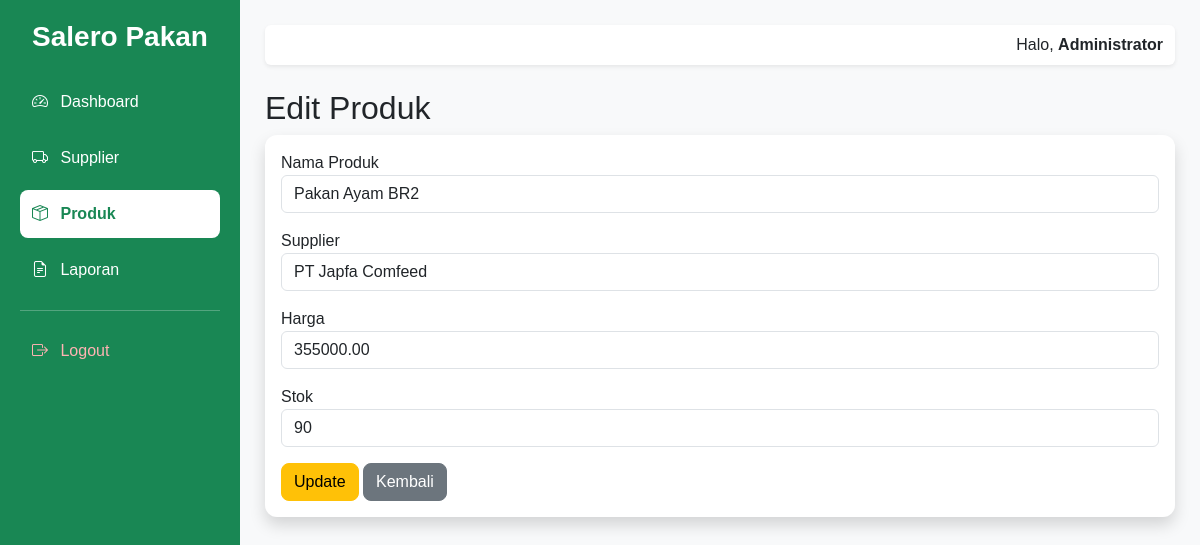
Screenshot of /admin/produk/edit.php?id=2 (signed in) with the database file from the repository.
### tables this page shows
CREATE TABLE `produk` (
  `id_produk` int NOT NULL,
  `nama_produk` varchar(100) NOT NULL,
  `id_supplier` int NOT NULL,
  `harga` decimal(12,2) NOT NULL,
  `stok` int NOT NULL
);

CREATE TABLE `supplier` (
  `id_supplier` int NOT NULL,
  `nama_supplier` varchar(100) NOT NULL,
  `alamat` text NOT NULL,
  `telepon` varchar(20) NOT NULL
);

### admin/produk/edit.php (the view, shortened to what this page needs)
<?php
include "../layout/header.php";
include "../layout/sidebar.php";
$id = $_GET['id'];
$data = mysqli_query($conn, "SELECT * FROM produk WHERE id_produk='$id'");
$row = mysqli_fetch_assoc($data);
$supplier = mysqli_query($conn, "SELECT * FROM supplier");
?>
<h2>Edit Produk</h2>
<div class="card shadow">
    <div class="card-body">
        <form action="update.php" method="POST">
            <div class="mb-3">
                <label>Nama Produk</label>
                <input type="text"
                    name="nama_produk"
                    class="form-control"
                    value="<?= $row['nama_produk']; ?>"
                    required>
            </div>
            <div class="mb-3">
                <label>Supplier</label>
                <select name="id_supplier" class="form-control" required>
                    <?php
                    while($sp = mysqli_fetch_assoc($supplier)){
                    ?>
                    <option value="<?= $sp['id_supplier']; ?>"
                        <?= ($sp['id_supplier'] == $row['id_supplier']) ? 'selected' : ''; ?>>
                        <?= $sp['nama_supplier']; ?>
                    </option>
                    <?php
                    }
                    ?>
                </select>
            </div>
            <div class="mb-3">
                <label>Harga</label>
                <input type="number"
                    name="harga"
                    class="form-control"
                    value="<?= $row['harga']; ?>"
                    required>
            </div>
            <div class="mb-3">
                <label>Stok</label>
                <input type="number"
                    name="stok"
                    class="form-control"
                    value="<?= $row['stok']; ?>"
                    required>
            </div>
            <button class="btn btn-warning">
                Update
            </button>
            <a href="index.php" class="btn btn-secondary">
                Kembali
            </a>
        </form>
    </div>
</div>
<?php
include "../layout/footer.php";
?>

### assets/style.css (style rules this page uses)
body { font-family: Arial, Helvetica, sans-serif; }
.card { border:none; border-radius:12px; }
.btn { border-radius:8px; }

### rows the page displays
produk: nama_produk "Pakan Ayam BR2", id_supplier "PT Japfa Comfeed", harga "355000.00", stok "90"

### other values shown
$_SESSION['nama'] "Administrator"
